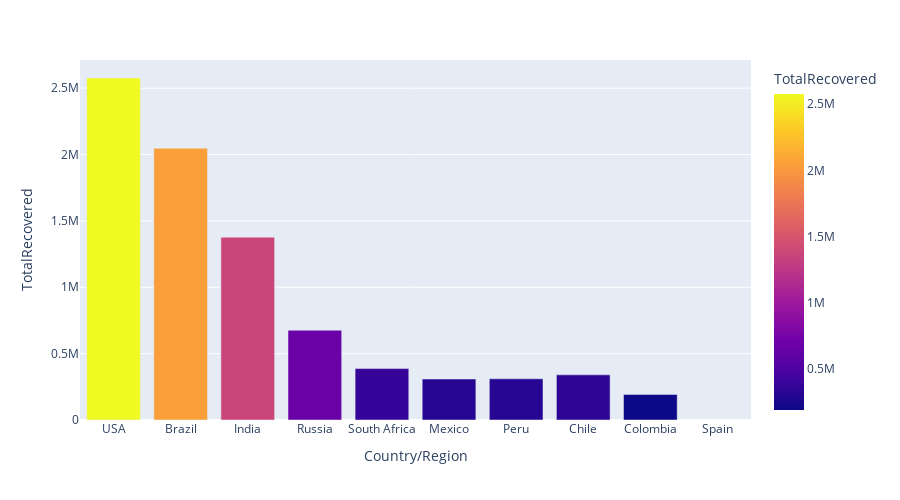

Write notebook code for a chart like this one.
### Code cell
px.bar(covid.head(10),x='Country/Region',y='TotalRecovered',hover_data=['Country/Region','Continent'],color='TotalRecovered',height=500)

### Figure 1 — Plotly figure (JSON) as saved in the notebook; plotly's stock layout.template omitted (floating-point values rounded to 4 significant figures)
{"data": [{"customdata": [["North America"], ["South America"], ["Asia"], ["Europe"], ["Africa"], ["North America"], ["South America"], ["South America"], ["South America"], ["Europe"]], "hovertemplate": "Country/Region=%{x}<br>TotalRecovered=%{marker.color}<br>Continent=%{customdata[0]}<extra></extra>", "legendgroup": "", "marker": {"color": [2577000.0, 2048000.0, 1377000.0, 676400.0, 387300.0, 308800.0, 310300.0, 340200.0, 192400.0, NaN], "coloraxis": "coloraxis", "pattern": {"shape": ""}}, "name": "", "orientation": "v", "showlegend": false, "textposition": "auto", "type": "bar", "x": ["USA", "Brazil", "India", "Russia", "South Africa", "Mexico", "Peru", "Chile", "Colombia", "Spain"], "xaxis": "x", "y": [2577000.0, 2048000.0, 1377000.0, 676400.0, 387300.0, 308800.0, 310300.0, 340200.0, 192400.0, NaN], "yaxis": "y"}], "layout": {"barmode": "relative", "coloraxis": {"colorbar": {"title": {"text": "TotalRecovered"}}, "colorscale": [[0, "#0d0887"], [0.1111, "#46039f"], [0.2222, "#7201a8"], [0.3333, "#9c179e"], [0.4444, "#bd3786"], [0.5556, "#d8576b"], [0.6667, "#ed7953"], [0.7778, "#fb9f3a"], [0.8889, "#fdca26"], [1, "#f0f921"]]}, "height": 500, "legend": {"tracegroupgap": 0}, "margin": {"t": 60}, "xaxis": {"anchor": "y", "domain": [0, 1], "title": {"text": "Country/Region"}}, "yaxis": {"anchor": "x", "domain": [0, 1], "title": {"text": "TotalRecovered"}}}}
